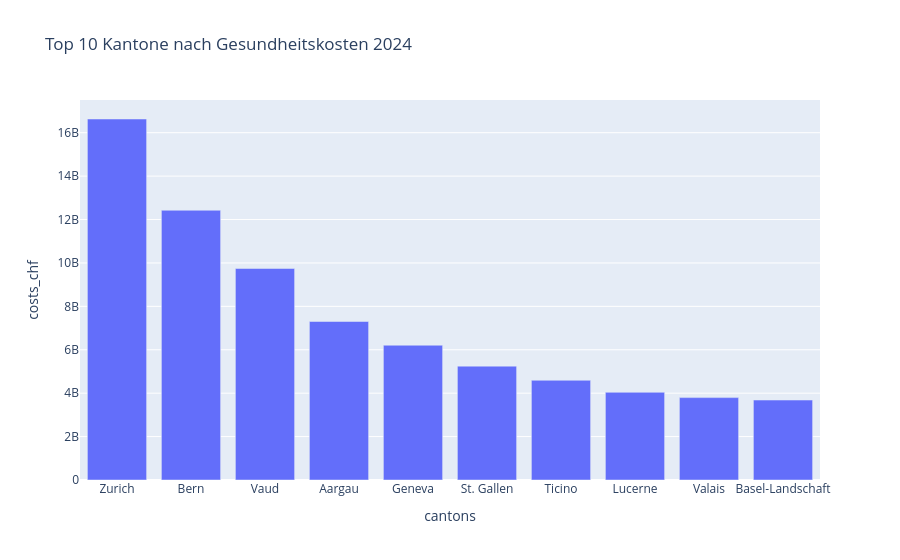

The notebook cell saved with this chart:
### Code cell
df_costs_canton_total = df_costs_processed[
    (df_costs_processed["age"] == "Total") &
    (df_costs_processed["cantons"] != "Total")
].copy()

latest_canton_year = int(df_costs_canton_total["year"].max())

df_costs_canton_latest = (
    df_costs_canton_total[df_costs_canton_total["year"] == latest_canton_year]
    .sort_values("costs_chf", ascending=False)
)

px.bar(
    df_costs_canton_latest.head(10),
    x="cantons",
    y="costs_chf",
    title=f"Top 10 Kantone nach Gesundheitskosten {latest_canton_year}",
)

### Figure 1 — Plotly figure (JSON) as saved in the notebook; plotly's stock layout.template omitted (floating-point values rounded to 4 significant figures)
{"data": [{"hovertemplate": "cantons=%{x}<br>costs_chf=%{y}<extra></extra>", "legendgroup": "", "marker": {"color": "#636efa", "pattern": {"shape": ""}}, "name": "", "orientation": "v", "showlegend": false, "textposition": "auto", "type": "bar", "x": ["Zurich", "Bern", "Vaud", "Aargau", "Geneva", "St. Gallen", "Ticino", "Lucerne", "Valais", "Basel-Landschaft"], "xaxis": "x", "y": [16630000000.0, 12430000000.0, 9742000000.0, 7302000000.0, 6209000000.0, 5245000000.0, 4594000000.0, 4041000000.0, 3796000000.0, 3683000000.0], "yaxis": "y"}], "layout": {"barmode": "relative", "legend": {"tracegroupgap": 0}, "title": {"text": "Top 10 Kantone nach Gesundheitskosten 2024"}, "xaxis": {"anchor": "y", "domain": [0, 1], "title": {"text": "cantons"}}, "yaxis": {"anchor": "x", "domain": [0, 1], "title": {"text": "costs_chf"}}}}
